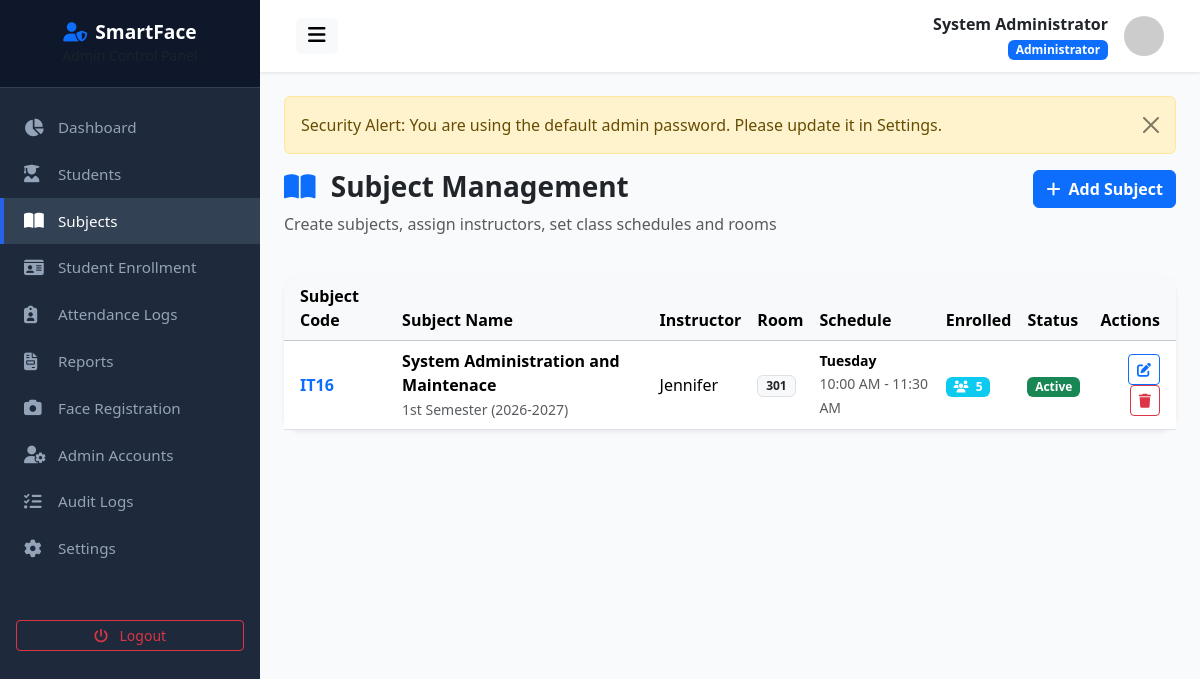
/subjects.php (signed in), run on the app's committed database.
### tables this page shows
CREATE TABLE `users` (
  `id` int(11) NOT NULL AUTO_INCREMENT,
  `student_id` varchar(50) DEFAULT NULL,
  `first_name` varchar(100) NOT NULL,
  `middle_name` varchar(100) DEFAULT NULL,
  `last_name` varchar(100) NOT NULL,
  `email` varchar(150) NOT NULL,
  `username` varchar(100) NOT NULL,
  `password` varchar(255) NOT NULL,
  `role` enum('admin','student') NOT NULL DEFAULT 'student',
  `course` varchar(100) DEFAULT NULL,
  `year_level` varchar(20) DEFAULT NULL,
  `section` varchar(50) DEFAULT NULL,
  `contact_number` varchar(30) DEFAULT NULL,
  `profile_picture` varchar(255) DEFAULT 'default_avatar.png',
  `face_registered` tinyint(1) DEFAULT 0,
  `must_change_password` tinyint(1) DEFAULT 0,
  `status` enum('active','inactive') NOT NULL DEFAULT 'active',
  `created_at` datetime DEFAULT current_timestamp(),
  `updated_at` datetime DEFAULT current_timestamp() ON UPDATE current_timestamp(),
  PRIMARY KEY (`id`),
  UNIQUE KEY `email` (`email`),
  UNIQUE KEY `username` (`username`)
);

CREATE TABLE `subjects` (
  `id` int(11) NOT NULL AUTO_INCREMENT,
  `subject_code` varchar(30) NOT NULL,
  `subject_name` varchar(150) NOT NULL,
  `description` text DEFAULT NULL,
  `instructor` varchar(150) NOT NULL,
  `room` varchar(50) NOT NULL,
  `day` varchar(50) NOT NULL,
  `start_time` time NOT NULL,
  `end_time` time NOT NULL,
  `semester` varchar(20) NOT NULL DEFAULT '1st Semester',
  `school_year` varchar(30) NOT NULL DEFAULT '2026-2027',
  `status` enum('active','inactive') DEFAULT 'active',
  `created_at` datetime DEFAULT current_timestamp(),
  PRIMARY KEY (`id`),
  UNIQUE KEY `subject_code` (`subject_code`)
);

### subjects.php (the view, shortened to what this page needs)
<?php
include __DIR__ . '/header.php';
$stmt = $db->query("SELECT s.*, (SELECT COUNT(*) FROM student_subjects ss WHERE ss.subject_id = s.id AND ss.enrollment_status = 'enrolled') as enrolled_count FROM subjects s ORDER BY s.subject_code ASC");
$subjects = $stmt->fetchAll();
?>
<div class="row mb-4">
    <div class="col-md-8">
        <h3 class="fw-bold text-dark"><i class="fa-solid fa-book-open text-primary me-2"></i> Subject Management</h3>
        <p class="text-muted">Create subjects, assign instructors, set class schedules and rooms</p>
    </div>
    <div class="col-md-4 text-md-end">
        <button type="button" class="btn btn-primary fw-bold" data-bs-toggle="modal" data-bs-target="#addSubjectModal">
            <i class="fa-solid fa-plus me-1"></i> Add Subject
        </button>
    </div>
</div>
<div class="card border-0 shadow-sm rounded-4">
    <div class="card-body p-0">
        <div class="table-responsive">
            <table class="table table-hover align-middle mb-0">
                <thead class="table-light">
                    <tr>
                        <th class="ps-3">Subject Code</th>
                        <th>Subject Name</th>
                        <th>Instructor</th>
                        <th>Room</th>
                        <th>Schedule</th>
                        <th>Enrolled</th>
                        <th>Status</th>
                        <th class="text-end pe-3">Actions</th>
                    </tr>
                </thead>
                <tbody>
                    <?php if (empty($subjects)): ?>
                        <tr><td colspan="8" class="text-center py-4 text-muted">No subjects added yet.</td></tr>
                    <?php else: ?>
                        <?php foreach ($subjects as $subj): ?>
                            <tr>
                                <td class="ps-3 fw-bold text-primary"><?= htmlspecialchars($subj['subject_code']) ?></td>
                                <td>
                                    <div class="fw-bold"><?= htmlspecialchars($subj['subject_name']) ?></div>
                                    <small class="text-muted"><?= htmlspecialchars($subj['semester']) ?> (<?= htmlspecialchars($subj['school_year']) ?>)</small>
                                </td>
                                <td><?= htmlspecialchars($subj['instructor']) ?></td>
                                <td><span class="badge bg-light text-dark border"><?= htmlspecialchars($subj['room']) ?></span></td>
                                <td>
                                    <small class="d-block fw-semibold"><?= htmlspecialchars($subj['day']) ?></small>
                                    <small class="text-muted"><?= date('h:i A', strtotime($subj['start_time'])) ?> - <?= date('h:i A', strtotime($subj['end_time'])) ?></small>
                                </td>
                                <td>
                                    <span class="badge bg-info text-white"><i class="fa-solid fa-users me-1"></i> <?= $subj['enrolled_count'] ?></span>
                                </td>
                                <td>
                                    <span class="badge <?= $subj['status'] === 'active' ? 'bg-success' : 'bg-secondary' ?>"><?= ucfirst($subj['status']) ?></span>
                                </td>
                                <td class="text-end pe-3">
                                    <button type="button" class="btn btn-sm btn-outline-primary" data-bs-toggle="modal" data-bs-target="#editModal<?= $subj['id'] ?>" title="Edit Subject">
                                        <i class="fa-solid fa-pen-to-square"></i>
                                    </button>
                                    <a href="?delete_id=<?= $subj['id'] ?>" class="btn btn-sm btn-outline-danger" onclick="return confirm('Delete this subject and all its attendance records?')" title="Delete Subject">
                                        <i class="fa-solid fa-trash"></i>
                                    </a>
                                </td>
                            </tr>
                        <?php endforeach; ?>
                    <?php endif; ?>
                </tbody>
            </table>
        </div>
    </div>
</div>
<?php include __DIR__ . '/footer.php'; ?>

### header.php (shortened to what this page needs)
<?php
require_once __DIR__ . '/../config/config.php';
$db = getDB();
$stmt = $db->prepare("SELECT * FROM users WHERE id = ?");
$stmt->execute([$_SESSION['user_id']]);
$adminUser = $stmt->fetch();
?>
<!DOCTYPE html>
<html lang="en">
<head>
    <link href="https://cdn.jsdelivr.net/npm/bootstrap@5.3.2/dist/css/bootstrap.min.css" rel="stylesheet">
    <link href="https://cdnjs.cloudflare.com/ajax/libs/font-awesome/6.4.0/css/all.min.css" rel="stylesheet">
    <link href="<?= baseUrl('assets/css/style.css') ?>" rel="stylesheet">
</head>
<body>
<div class="wrapper">
    <?php include __DIR__ . '/sidebar.php'; ?>
    <div id="content">
        <nav class="navbar navbar-expand-lg top-navbar">
            <div class="container-fluid">
                <button type="button" id="sidebarCollapse" class="btn btn-light border-0">
                    <i class="fa-solid fa-bars fs-5"></i>
                </button>
                <div class="d-flex align-items-center ms-auto">
                    <div class="me-3 text-end d-none d-md-block">
                        <div class="fw-bold text-dark"><?= htmlspecialchars($adminUser['first_name'] . ' ' . $adminUser['last_name']) ?></div>
                        <small class="badge bg-primary">Administrator</small>
                    </div>
                    <img src="https://ui-avatars.com/api/?name=<?= urlencode($adminUser['first_name'] . ' ' . $adminUser['last_name']) ?>&background=1E293B&color=fff" alt="Avatar" class="avatar-sm">
                </div>
            </div>
        </nav>
        <div class="main-content">

### assets/css/style.css (style rules this page uses)
:root { --primary-color: #2563eb; --primary-hover: #1d4ed8; --secondary-color: #475569; --success-color: #10b981; --warning-color: #f59e0b; --danger-color: #ef4444; --info-color: #06b6d4; --dark-bg: #0f172a; --sidebar-width: 260px; --card-shadow: 0 4px 6px -1px rgba(0, 0, 0, 0.1), 0 2px 4px -1px rgba(0, 0, 0, 0.06); }
body { font-family: 'Segoe UI', system-ui, -apple-system, sans-serif; background-color: #f8fafc; color: #334155; min-height: 100vh; display: flex; flex-direction: column; }
.wrapper { display: flex; width: 100%; align-items: stretch; min-height: 100vh; }
#content { width: 100%; padding: 0; min-height: 100vh; display: flex; flex-direction: column; }
.top-navbar { background: #ffffff; box-shadow: 0 1px 3px 0 rgba(0, 0, 0, 0.1); padding: 0.75rem 1.5rem; }
.main-content { padding: 1.5rem; flex: 1; }
.avatar-sm { width: 40px; height: 40px; object-fit: cover; border-radius: 50%; }

### data on the page
users: first_name+last_name "System Administrator"
subjects: subject_code "IT16", subject_name "System Administration and Maintenace", semester "1st Semester", school_year "2026-2027", instructor "Jennifer", room "301", day "Tuesday", start_time "10:00 AM", end_time "11:30 AM", enrolled_count "5", status "Active"

### other printed values
$flash['message'] "Security Alert: You are using the default admin password. Please update it in Settings."
